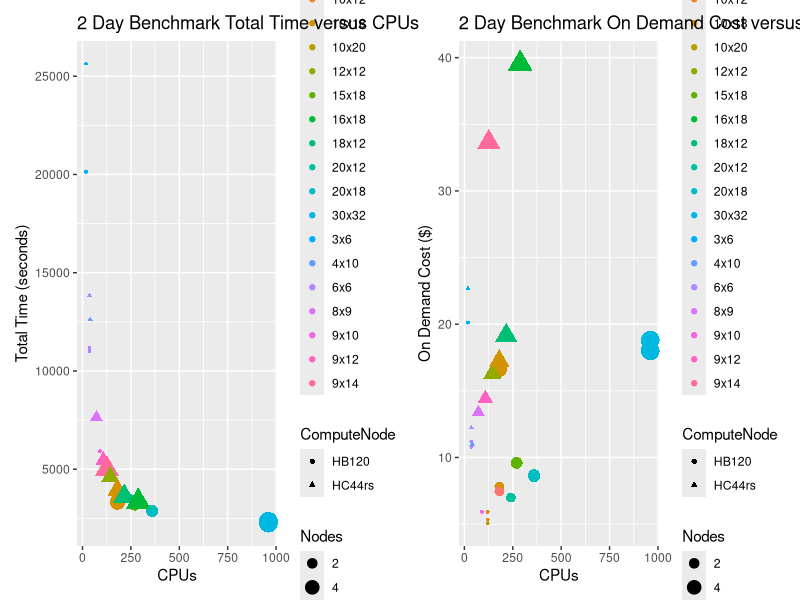

This figure's R source:
library(ggplot2)
library(patchwork) # To display 2 charts together

# Script author: Liz Adams
# Affiliation: UNC CMAS Center 
# example from http://monashbioinformaticsplatform.github.io/2015-11-30-intro-r/ggplot.html
# 2nd example from https://r-graph-gallery.com/line-chart-dual-Y-axis-ggplot2.html

png(file = paste('HC44rs','_','HBv120','_','Time','_','CPUs','.png',sep=''), width = 1024, height = 768, bg='white')
curr_wd<-getwd()
setwd(curr_wd)
csv_data<- read.csv("../docs/user_guide_cyclecloud/qa/timing_both.csv",sep="\t", skip =0, header = TRUE, comment.char = "",check.names = FALSE, quote="", )
print(csv_data)
p1 <- ggplot(csv_data, aes(y=TotalTime, x=CPUs, size=Nodes, color=COLROW, shape=ComputeNode)) +
    geom_point() + ggtitle("2 Day Benchmark Total Time versus CPUs") + scale_y_continuous(name = "Total Time (seconds)")

p2 <- ggplot(csv_data, aes(y=OnDemandCost, x=CPUs, size=Nodes, color=COLROW, shape=ComputeNode)) +
    geom_point() + ggtitle("2 Day Benchmark On Demand Cost versus CPUs") + scale_y_continuous(name = "On Demand Cost ($)")

# Display both charts side by side thanks to the patchwork package
p1 + p2
